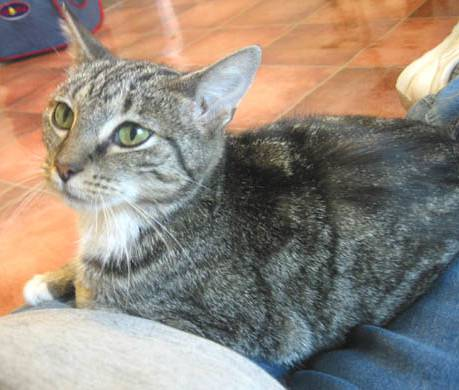
#> input picture cat.jpg, 459 x 390 px
$ jupyter execute dz_56.ipynb
#> lines starting #> are read from the running program, lines starting #| are printed output that depends on the picture
#### Pavlo Yatluk
#### dz_56

### ЗАВДАННЯ

#### Завантажте зображення cat.jpg, що знаходиться в репозиторії лекції. Проведіть для цього зображення: декомпозицію по складових RGB-моделі, декомпозицію по складових HSV-моделі, декомпозицію по складових моделі CIE LAB

[cell 1]
# імпорт бібліотек
import cv2 #імпоруємо opencv
import matplotlib.pyplot as plt
import numpy as np
import matplotlib.colors as clr

[cell 2]
# завантаження зображення
im = cv2.imread("cat.jpg")
#> im is the input picture: shape (390, 459, 3); mean B, G, R 125.1, 136.3, 147.5

[cell 3]
type(im)

[cell 4]
im

[cell 5]
# візуалізація зображення
plt.axis('off')
plt.imshow(im)
plt.show

## RGB

[cell 6]
# конвертація моделі в RGB
im_RGB = cv2.cvtColor(im, cv2.COLOR_BGR2RGB)
plt.axis('off')
plt.imshow(im_RGB)
plt.show

[cell 7]
# канал RED
R = im_RGB.copy()
R[:,:,(1,2)] = 0
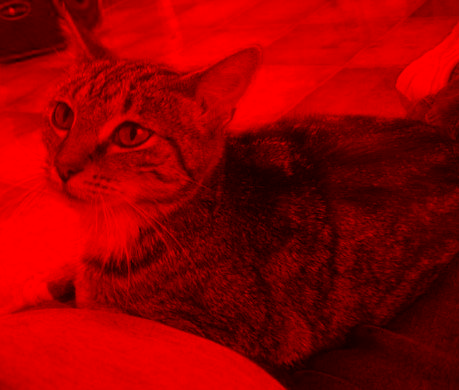
#> R: shape (390, 459, 3); mean R, G, B 147.5, 0, 0
plt.imshow(R)
plt.show

[cell 8]
# канал GREEN
G = im_RGB.copy()
G[:,:,(0,2)] = 0
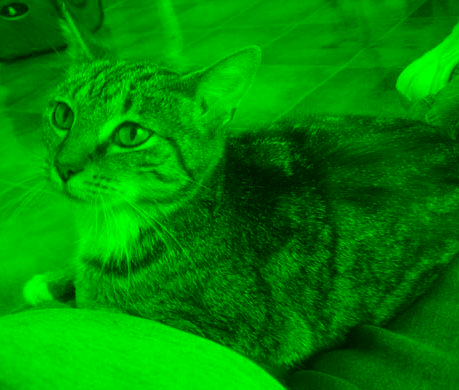
#> G: shape (390, 459, 3); mean R, G, B 0, 136.3, 0
plt.imshow(G)
plt.show

[cell 9]
# канал BLUE
B = im_RGB.copy()
B[:,:,(0,1)] = 0
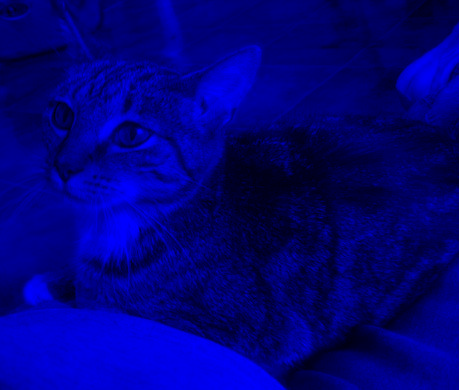
#> B: shape (390, 459, 3); mean R, G, B 0, 0, 125.1
plt.imshow(B)
plt.show

## HSV

[cell 10]
# конвертація моделі до HSV формату
img_HSV = cv2.cvtColor(im, cv2.COLOR_BGR2HSV)
#> img_HSV: shape (390, 459, 3); mean H, S, V 55, 58.9, 156.7
plt.imshow(img_HSV)
plt.show

[cell 11]
# конвертуємо зображення знову до RGB формату для Matplotlib
img_HSV2 = cv2.cvtColor(im_RGB, cv2.COLOR_RGB2HSV)
plt.imshow(img_HSV2)
plt.show

[cell 12]
# декомпозиція по складовій тон H
H = img_HSV.copy()
H[:, :, (1, 2)] = 255
#> H: shape (390, 459, 3); mean H, S, V 55, 255, 255
H_RGB = cv2.cvtColor(H, cv2.COLOR_HSV2RGB)
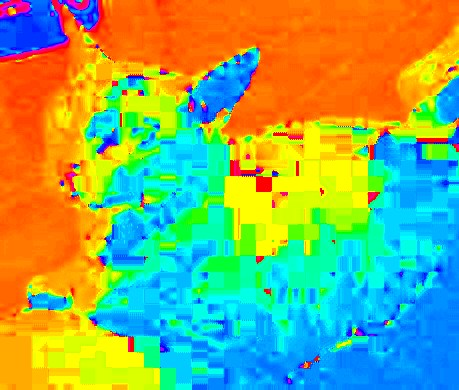
#> H_RGB: shape (390, 459, 3); mean R, G, B 133.2, 172.6, 102.3
plt.show()
plt.imshow(H_RGB)

[cell 13]
# декомпозиція по складовій насиченість - S
S = img_HSV.copy()
S[:, :, 0] = 179
#> S: shape (390, 459, 3); mean H, S, V 179, 58.9, 156.7
H[:, :, 2] = 255
S_RGB = cv2.cvtColor(S, cv2.COLOR_HSV2RGB)
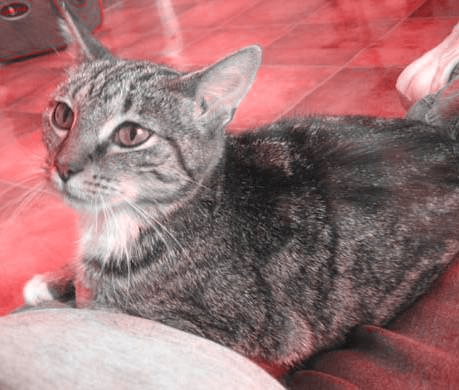
#> S_RGB: shape (390, 459, 3); mean R, G, B 156.7, 115.9, 117.3
plt.show()
plt.imshow(S_RGB)

[cell 14]
# декомпозиція по складовій значення кольору - V
V = img_HSV.copy()
S[:, :, 0] = 179
H[:, :, 1] = 0
#> H: shape (390, 459, 3); mean H, S, V 55, 0, 255
V_RGB = cv2.cvtColor(V, cv2.COLOR_HSV2RGB)
plt.show()
plt.imshow(V_RGB)

## CIE LAB

[cell 15]
# конвертація зображення до моделі CIE LAB
im_Lab = cv2.cvtColor(im, cv2.COLOR_BGR2LAB)
#> im_Lab: shape (390, 459, 3); mean of channels 0, 1, 2 145.4, 131.2, 135.6

[cell 16]
# конвертація у сіру гамму кольорів
L = im_Lab.copy()
L[:, :, (1,2)] = 0
#> L: shape (390, 459, 3); mean of channels 0, 1, 2 145.4, 0, 0
L_RGB =  cv2.cvtColor(L,cv2.COLOR_LAB2RGB)
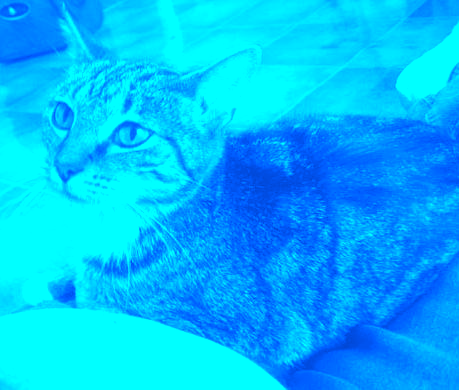
#> L_RGB: shape (390, 459, 3); mean R, G, B 0, 186.6, 254.4
L_GRAY = cv2.cvtColor(L_RGB,cv2.COLOR_RGB2GRAY)
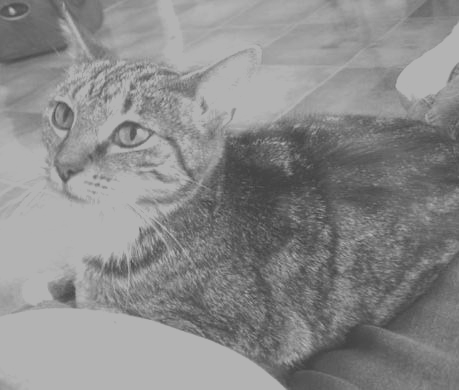
#> L_GRAY: shape (390, 459); min 63, max 179, mean 138.5
# L у чорно-білій гамі кольорів
plt.imshow(L_GRAY, cmap="gray")
plt.show()

[cell 17]
a = im_Lab.copy()
a[:, :, 0] = 127
#> a: shape (390, 459, 3); mean of channels 0, 1, 2 127, 131.2, 135.6
a[:, :, 2] = 0
#> a: shape (390, 459, 3); mean of channels 0, 1, 2 127, 131.2, 0
a_RGB =  cv2.cvtColor(a,cv2.COLOR_LAB2RGB)
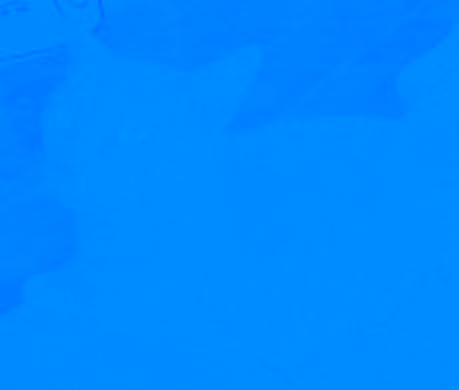
#> a_RGB: shape (390, 459, 3); mean R, G, B 0, 136.2, 255
a_GRAY = cv2.cvtColor(a_RGB,cv2.COLOR_RGB2GRAY)
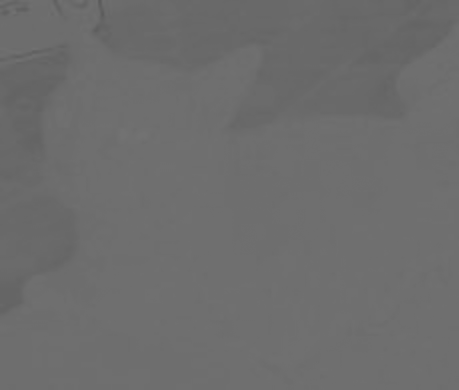
#> a_GRAY: shape (390, 459); min 91, max 114, mean 109.1
